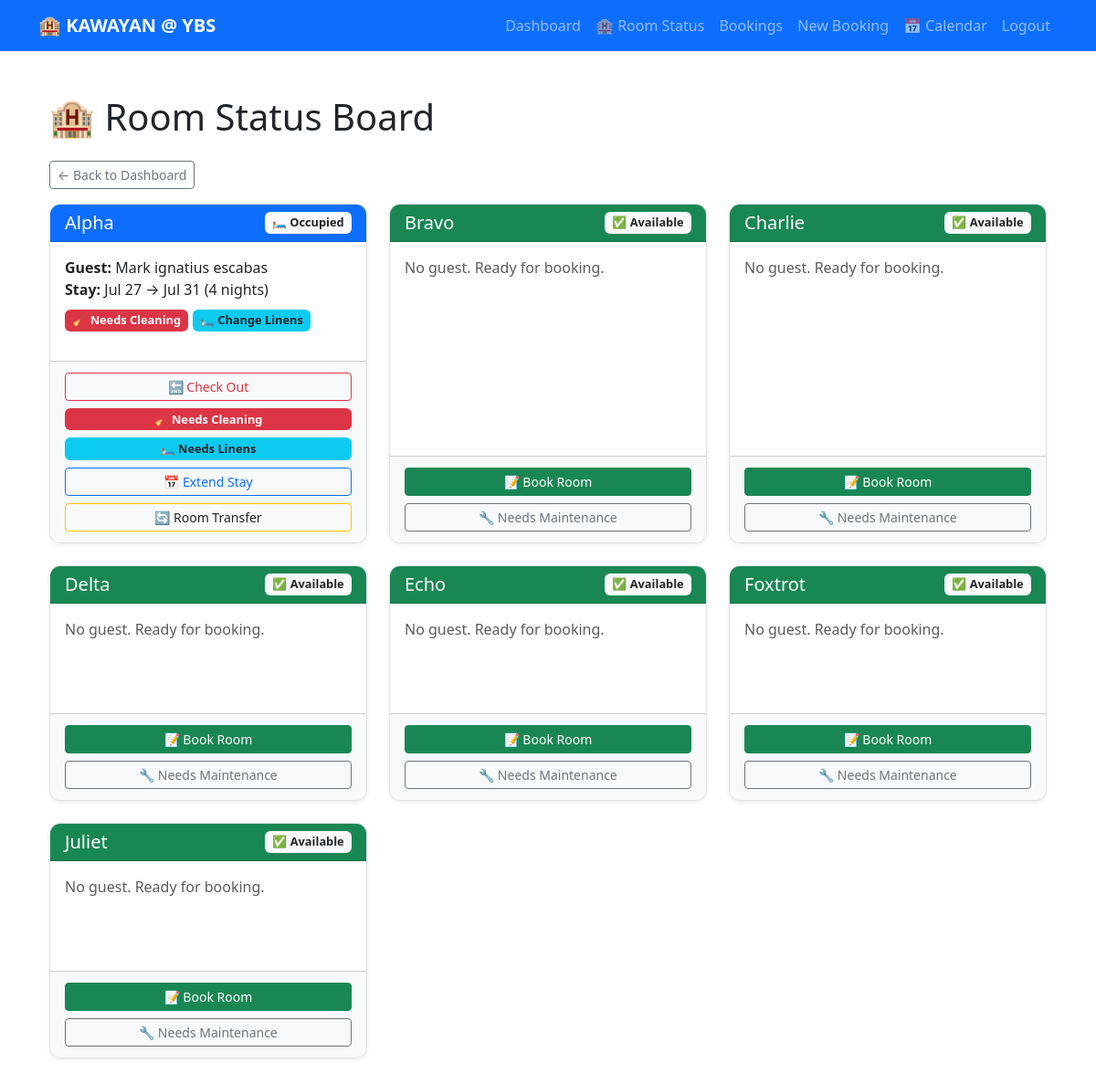
/rooms (signed in), run on the app's committed database.
### app/models.py (models this page shows, shortened)
class Room(db.Model):
    id = db.Column(db.Integer, primary_key=True)
    room_number = db.Column(db.String(10), unique=True, nullable=False)
    room_type = db.Column(db.String(50), nullable=False)
    price = db.Column(db.Float, nullable=False)
    description = db.Column(db.Text)
    status = db.Column(db.String(20), default='Available')

class Booking(db.Model):
    id = db.Column(db.Integer, primary_key=True)
    guest_name = db.Column(db.String(150), nullable=False)
    guest_email = db.Column(db.String(120))
    room_id = db.Column(db.Integer, db.ForeignKey('room.id'), nullable=False)
    user_id = db.Column(db.Integer, db.ForeignKey('user.id'))
    check_in = db.Column(db.Date, nullable=False)
    check_out = db.Column(db.Date, nullable=False)
    booking_date = db.Column(db.Date, default=date.today)
    notes = db.Column(db.Text, nullable=True)
    room = db.relationship('Room', backref='bookings')
    user = db.relationship('User', backref='bookings')
    special_requests = db.Column(db.Text)  # e.g., "Late check-in"
    needs_cleaning = db.Column(db.Boolean, default=False)
    needs_linens_change = db.Column(db.Boolean, default=False)

### app/routes.py (the view)
@bp.route('/rooms')
@login_required
def room_status():
    rooms = Room.query.all()
    active_bookings = Booking.query.filter(Booking.check_out > date.today()).all()
    room_status = {}
    for room in rooms:
        room_status[room] = None
        for b in active_bookings:
            if b.room_id == room.id:
                room_status[room] = b
                break
    return render_template('rooms.html', room_status=room_status)

### app/__init__.py (called while the page is built)
@login_manager.user_loader
def load_user(user_id):
    from app.models import User
    return User.query.get(int(user_id))

### app/templates/rooms.html (shortened to what this page needs)
{% extends "base.html" %}
{% block content %}
<div class="container my-5">
  <h1 class="mb-4">🏨 Room Status Board</h1>
  <a href="{{ url_for('routes.dashboard') }}" class="btn btn-outline-secondary btn-sm mb-3">
    &larr; Back to Dashboard
  </a>
  <div class="row g-4">
    {% for room, booking in room_status.items() %}
    <div class="col-md-6 col-lg-4">
      <div class="card shadow-sm h-100 room-card">
        <div class="card-header d-flex justify-content-between align-items-center
                    {% if room.status == 'Maintenance' %}bg-secondary text-white
                    {% elif booking %}bg-primary text-white
                    {% else %}bg-success text-white{% endif %}">
          <h5 class="mb-0">{{ room.room_number }}</h5>
          <span class="badge bg-light text-dark">
            {% if room.status == 'Maintenance' %}🛠️ Maintenance
            {% elif booking %}🛏️ Occupied
            {% else %}✅ Available{% endif %}
          </span>
        </div>
        <div class="card-body">
          {% if booking %}
          <ul class="list-unstyled">
            <li><strong>Guest:</strong> {{ booking.guest_name }}</li>
            <li><strong>Stay:</strong>
              {{ booking.check_in.strftime('%b %d') }} →
              {{ booking.check_out.strftime('%b %d') }}
              ({{ (booking.check_out - booking.check_in).days }} nights)
            </li>
            <li class="mt-2">
              {% if booking.needs_cleaning %}
                <span class="badge bg-danger">🧹 Needs Cleaning</span>
              {% endif %}
              {% if booking.needs_linens_change %}
                <span class="badge bg-info text-dark">🛏️ Change Linens</span>
              {% endif %}
            </li>
          </ul>
          {% else %}
          <p class="text-muted">No guest. Ready for booking.</p>
          {% endif %}
        </div>
        <div class="card-footer">
          {% if booking %}
            <div class="d-grid gap-2">
              <form method="POST" action="{{ url_for('routes.checkout', booking_id=booking.id) }}" style="display:inline;">
                <button type="submit" class="btn btn-outline-danger btn-sm w-100"
                        onclick="return confirm('Check out {{ booking.guest_name }}?')">
                  🔚 Check Out
                </button>
              </form>
              {% if not booking.needs_cleaning %}
                <form method="POST" action="{{ url_for('routes.request_cleaning', booking_id=booking.id) }}">
                  <input type="hidden" name="csrf_token" value="{{ csrf_token() }}"/>
                  <button type="submit" class="btn btn-outline-warning btn-sm w-100">
                    🧹 Request Cleaning
                  </button>
                </form>
              {% else %}
                <span class="badge bg-danger w-100">🧹 Needs Cleaning</span>
              {% endif %}
              {% if not booking.needs_linens_change %}
                <form method="POST" action="{{ url_for('routes.request_linens', booking_id=booking.id) }}">
                  <input type="hidden" name="csrf_token" value="{{ csrf_token() }}"/>
                  <button type="submit" class="btn btn-outline-info btn-sm text-dark w-100">
                    🛏️ Request Linens Change
                  </button>
                </form>
              {% else %}
                <span class="badge bg-info text-dark w-100">🛏️ Needs Linens</span>
              {% endif %}
              <a href="{{ url_for('routes.extend_stay', booking_id=booking.id) }}" class="btn btn-outline-primary btn-sm">
                📅 Extend Stay
              </a>
              <a href="{{ url_for('routes.room_transfer', booking_id=booking.id) }}" class="btn btn-outline-warning btn-sm text-dark">
                🔄 Room Transfer
              </a>
            </div>
          {% else %}
            <div class="d-grid gap-2">
              <a href="{{ url_for('routes.book') }}" class="btn btn-success btn-sm">
                📝 Book Room
              </a>
              {% if room.status != 'Maintenance' %}
                <a href="{{ url_for('routes.mark_maintenance', room_id=room.id) }}"
                   class="btn btn-outline-secondary btn-sm"
                   onclick="return confirm('Mark {{ room.room_number }} as needing maintenance?')">
                  🔧 Needs Maintenance
                </a>
              {% else %}
                <span class="badge bg-secondary">🛠️ Under Maintenance</span>
                <a href="{{ url_for('routes.unmark_maintenance', room_id=room.id) }}"
                   class="btn btn-outline-success btn-sm mt-1">
                  ✅ Back to Service
                </a>
              {% endif %}
            </div>
          {% endif %}
        </div>
      </div>
    </div>
    {% endfor %}
  </div>
</div>
{% endblock %}

### app/templates/base.html (style rules this page uses)
.badge { font-size: 0.8rem; white-space: normal; line-height: 1.2; }
.card { border-radius: 12px; border: none; }
.room-card { border: 1px solid #dee2e6; border-radius: 12px !important; overflow: hidden; transition: transform 0.1s, box-shadow 0.2s; }
.room-card .card-header { font-size: 1.1rem; font-weight: 600; }
.room-card .card-body { min-height: 120px; padding: 1rem; }
.room-card .card-footer { padding: 0.75rem 1rem; background-color: #f8f9fa; }

### data on the page
Room: room_number "Alpha", status "🛏️ Occupied", guest_name "Mark ignatius escabas", check_in "Jul 27", check_out "Jul 31", shows "🧹 Needs Cleaning", shows "🛏️ Change Linens", shows "🛏️ Needs Linens"
Booking: (booking.check_out-booking.check_in).days "4"
Room: room_number "Bravo", status "✅ Available", shows "No guest. Ready for booking."
Room: room_number "Charlie", status "✅ Available", shows "No guest. Ready for booking."
Room: room_number "Delta", status "✅ Available", shows "No guest. Ready for booking."
Room: room_number "Echo", status "✅ Available", shows "No guest. Ready for booking."
Room: room_number "Foxtrot", status "✅ Available", shows "No guest. Ready for booking."
Room: room_number "Juliet", status "✅ Available", shows "No guest. Ready for booking."
